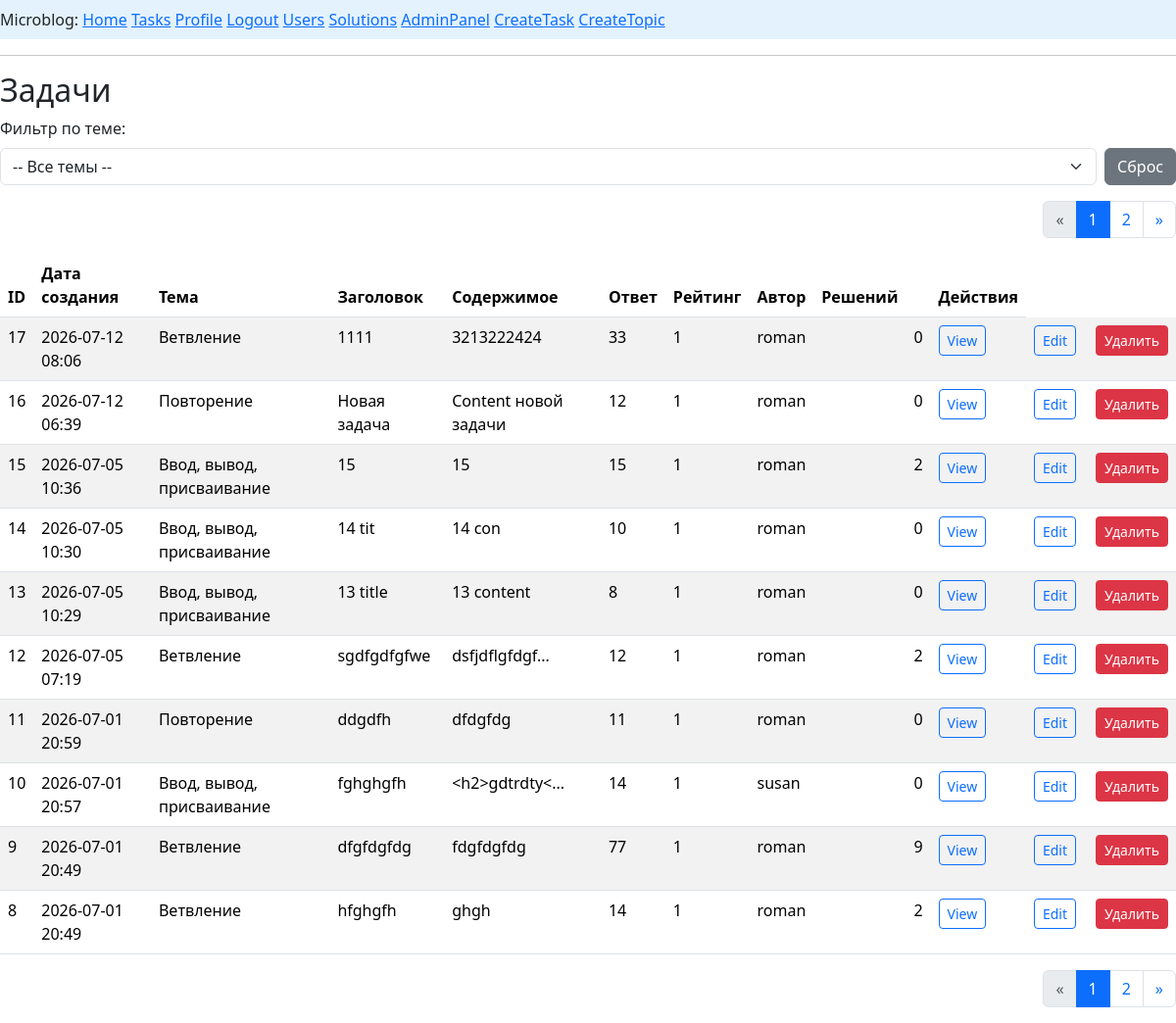
The app's page /view_tasks (signed in) with its own data.
### app/models.py (models this page shows, shortened)
class Task(db.Model):
    __tablename__ = 'tasks'
    id: so.Mapped[int] = so.mapped_column(primary_key=True, autoincrement=True)
    title: so.Mapped[str] = so.mapped_column(sa.String(50), nullable=True)
    content: so.Mapped[str] = so.mapped_column(sa.Text(), nullable=True, default='Условие')
    subject: so.Mapped[str] = so.mapped_column(sa.String(100), nullable=True, default='Без темы')
    topic_id: so.Mapped[int] = so.mapped_column(sa.ForeignKey(Topic.id, name='fk_tasks_topic'), nullable=True)
    topic: so.Mapped['Topic'] = so.relationship(back_populates='tasks')
    answer: so.Mapped[str] = so.mapped_column(sa.String(100), nullable=True, default='Без ответа')
    created_date: so.Mapped[datetime] = so.mapped_column(index=True, default=lambda: datetime.now(timezone.utc))
    rating: so.Mapped[int] = so.mapped_column(sa.Integer, nullable=True, default=1)
    user_id: so.Mapped[int] = so.mapped_column(sa.ForeignKey(User.id), nullable=True)
    creator: so.Mapped['User'] = so.relationship(back_populates='task_user')
    solve_task: so.Mapped[list['Solve']] = so.relationship(back_populates='task', cascade="all,delete")

class Topic(UserMixin,db.Model):
    __tablename__ = 'topics'
    id: so.Mapped[int] = so.mapped_column(primary_key=True)
    topic: so.Mapped[str] = so.mapped_column(sa.String(50), index=True, unique=True)
    tasks: so.WriteOnlyMapped[list['Task']] = so.relationship(back_populates='topic')

class User(UserMixin, db.Model):
    __tablename__ = 'users'
    id: so.Mapped[int] = so.mapped_column(primary_key=True)
    username: so.Mapped[str] = so.mapped_column(sa.String(64), index=True, unique=True)
    email: so.Mapped[str] = so.mapped_column(sa.String(120), index=True, unique=True)
    password_hash: so.Mapped[Optional[str]] = so.mapped_column(sa.String(256))
    posts: so.WriteOnlyMapped['Post'] = so.relationship(back_populates='author')
    about_me: so.Mapped[Optional[str]] = so.mapped_column(sa.String(140))
    last_seen: so.Mapped[Optional[datetime]] = so.mapped_column(default=lambda: datetime.now(timezone.utc))
    role_id: so.Mapped[int] = so.mapped_column(sa.ForeignKey(Role.id), index=True)
    role: so.Mapped['Role'] = so.relationship(back_populates='users')
    task_user: so.Mapped['Task'] = so.relationship(back_populates='creator')
    solve_user: so.Mapped[list['Solve']] = so.relationship(back_populates='solver')

### app/routes.py (the view)
@app.route('/view_tasks', methods=['GET'])
@login_required
def view_tasks():
    topics = Topic.query.all()
    selected_topic_id = request.args.get('topic_id', type=int)
    query = Task.query.options(so.joinedload(Task.topic))
    if selected_topic_id:
         query = query.filter(Task.topic_id == selected_topic_id)
    tasks = query.all()
    '''
    if not is_admin():
        flash('У вас нет прав для доступа к этой странице', 'danger')
        return redirect(url_for('index'))  # или url_for('login'), куда хочешь редиректить
        '''
    page = request.args.get('page', 1, type=int)
    query = query.order_by(Task.created_date.desc())
    pagination = db.paginate(query,page=page, per_page=10, error_out=False)
    tasks=pagination.items
    next_url = url_for('view_tasks', page=pagination.next_num) if pagination.has_next else None
    prev_url = url_for('view_tasks', page=pagination.prev_num) if pagination.has_prev else None
    form = DeleteForm()
    return render_template('view_tasks.html', tasks=tasks,form=form,is_admin=is_admin, next_url=next_url,
                           prev_url=prev_url,pagination=pagination, topics=topics, selected_topic_id=selected_topic_id)

### app/forms.py
class DeleteForm(FlaskForm):
    csrf_token = HiddenField()

### app/models.py (called while the page is built)
@login.user_loader
def load_user(id):
    return db.session.get(User, int(id))

### app/routes.py (called while the page is built)
@app.before_request
def before_request():
    if current_user.is_authenticated:
        current_user.last_seen = datetime.now(timezone.utc)
        db.session.commit()

def is_admin():
    if not current_user.is_authenticated:
        return False
    if not current_user.role:
        return False
    return current_user.role.rolename == 'admin'

### app/templates/view_tasks.html (shortened to what this page needs)
{% extends "base.html" %}
{% block content %}
<h2>Задачи</h2>
<div class="mb-3">
    <label for="topic_filter" class="form-label">Фильтр по теме:</label>
    <form method="get" class="d-flex gap-2">
        <select name="topic_id" id="topic_filter" class="form-select" onchange="this.form.submit()">
            <option value="">-- Все темы --</option>
        </select>
        <button type="button" onclick="window.location.href='{{ url_for('view_tasks') }}'" class="btn btn-secondary">Сброс</button>
    </form>
</div>
{% include 'paginations.html' %}
<table class="table table-striped table-hover">
    <thead>
      <tr>
        <th>ID</th>
        <th>Дата создания</th>
        <th>Тема</th>
        <th>Заголовок</th>
        <th>Содержимое</th>
        {% if is_admin()%}<th>Ответ</th>{% endif %}
        <th>Рейтинг</th>
        <th>Автор</th>
        <th>Решений</th>
        <th></th>
        <th>Действия</th>
      </tr>
    </thead>
    {% for u in tasks%}
    <tr>
        <td>{{u.id}}</td>
        <td>{{u.created_date.strftime('%Y-%m-%d %H:%M')}}</td>
        <td>{{u.topic.topic}}</td>
        <td>{{u.title}}</td>
        <td>{{u.content | default('', true) | truncate(15, killwords=true)}}</td>
        {% if is_admin()%}
        <td>{{u.answer}}</td>
        {% endif %}
        <td>{{u.rating}}</td>
        {%if u.creator %}
           <td>{{ u.creator.username }}</td>
        {% else %}
           <td> unknown</td>
        {% endif %}
        <td>{{u.user_task}}</td>
        <td>{{u.solve_task|length}}</td>
        <td><a href="task/{{u.id}}" class="btn btn-outline-primary btn-sm me-1"> View</a></td>
        {% if is_admin()%}
        <td><a href="task/{{u.id}}/edit" class="btn btn-outline-primary btn-sm me-1">Edit</a></td>
        <td>
            <button type="button"
                    class="btn btn-danger btn-sm"
                    onclick="openDeleteModal({{ u.id }})">
              Удалить
            </button>
        </td>
        {% endif %}
    </tr>
    {% endfor %}
</table>
{% include 'paginations.html' %}
{% endblock %}

### records on screen
Task: id "17", created_date "2026-07-12 08:06", topic.topic "Ветвление", title "1111", content "3213222424", answer "33", rating "1", creator.username "roman", solve_task|length "0"
Task: id "16", created_date "2026-07-12 06:39", topic.topic "Повторение", title "Новая задача", content "Content новой задачи", answer "12", rating "1", creator.username "roman", solve_task|length "0"
Task: id "15", created_date "2026-07-05 10:36", topic.topic "Ввод, вывод, присваивание", title "15", content "15", answer "15", rating "1", creator.username "roman", solve_task|length "2"
Task: id "14", created_date "2026-07-05 10:30", topic.topic "Ввод, вывод, присваивание", title "14 tit", content "14 con", answer "10", rating "1", creator.username "roman", solve_task|length "0"
Task: id "13", created_date "2026-07-05 10:29", topic.topic "Ввод, вывод, присваивание", title "13 title", content "13 content", answer "8", rating "1", creator.username "roman", solve_task|length "0"
Task: id "12", created_date "2026-07-05 07:19", topic.topic "Ветвление", title "sgdfgdfgfwe", content "dsfjdflgfdgf...", answer "12", rating "1", creator.username "roman", solve_task|length "2"
Task: id "11", created_date "2026-07-01 20:59", topic.topic "Повторение", title "ddgdfh", content "dfdgfdg", answer "11", rating "1", creator.username "roman", solve_task|length "0"
Task: id "10", created_date "2026-07-01 20:57", topic.topic "Ввод, вывод, присваивание", title "fghghgfh", content "<h2>gdtrdty<...", answer "14", rating "1", creator.username "susan", solve_task|length "0"
Task: id "9", created_date "2026-07-01 20:49", topic.topic "Ветвление", title "dfgfdgfdg", content "fdgfdgfdg", answer "77", rating "1", creator.username "roman", solve_task|length "9"
Task: id "8", created_date "2026-07-01 20:49", topic.topic "Ветвление", title "hfghgfh", content "ghgh", answer "14", rating "1", creator.username "roman", solve_task|length "2"

### other values on screen
{{ page_num }} "1" "2" "1" "2"
